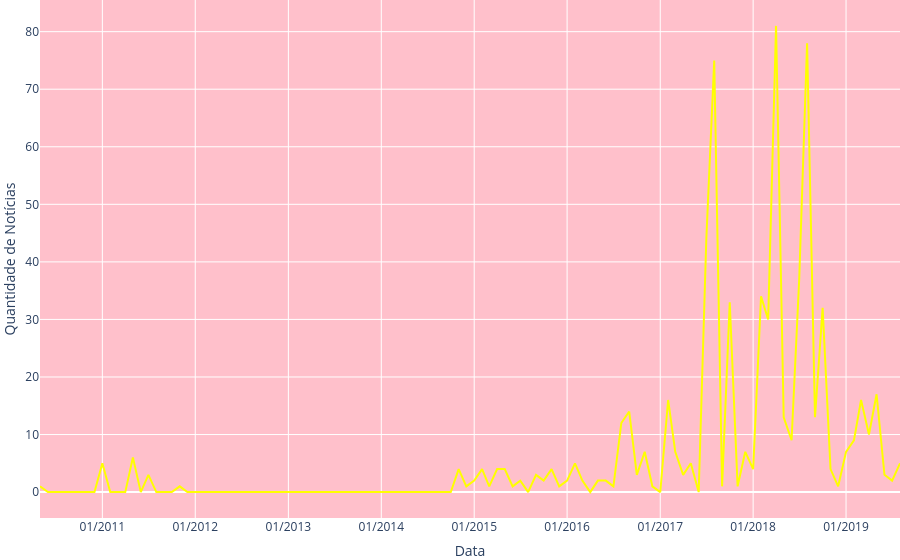

This figure's notebook cell:
### Markdown cell above
- number of news and top10 words by month

### Code cell
from pyspark.sql import functions as F
from pyspark.sql.window import Window
from pyspark.sql.functions import collect_list
import pandas as pd
import plotly.express as px

traducao_meses = {
    "January": "Janeiro", "February": "Fevereiro", "March": "Março",
    "April": "Abril", "May": "Maio", "June": "Junho",
    "July": "Julho", "August": "Agosto", "September": "Setembro",
    "October": "Outubro", "November": "Novembro", "December": "Dezembro"
}

news_by_month = (
    df_with_query
    .groupBy('timestamp')
    .agg(F.count('archive').alias('count_of_news'))
    .toPandas()
)

keywords_by_month = (
    df_with_query
    .select('*', F.explode('keywords'))
    .groupBy("timestamp", "key")
    .agg(F.sum("value").alias("key_mentions"))
    .filter(F.col("key") != query)
    .withColumn("rank", F.row_number().over(Window.partitionBy("timestamp").orderBy(F.desc("key_mentions"))))
    .filter(F.col("rank") <= 5)
    .groupBy("timestamp")
    .agg(collect_list("key").alias("top5_keywords"))
    .toPandas()
)



news_history = news_by_month.merge(keywords_by_month, on="timestamp", how="inner")
news_history["timestamp"] = pd.to_datetime(news_history["timestamp"].astype(str), format='%Y%m')

min_date = news_history["timestamp"].min()
max_date = news_history["timestamp"].max()
full_range = pd.date_range(start=min_date, end=max_date, freq='MS')

news_history = news_history.set_index("timestamp").reindex(full_range).fillna(0).reset_index()
news_history = news_history.rename(columns={"index": "timestamp"})
news_history = news_history.sort_values(by="timestamp")

news_history["data_formatada"] = news_history["timestamp"].dt.strftime("%B de %Y").replace(traducao_meses, regex=True)
news_history["top5_keywords"] = news_history["top5_keywords"].apply(
    lambda words: "-" if words == 0 else "<br>".join([f"{i+1}. {word}" for i, word in enumerate(words)])
)

print(news_history.columns)

# Create Plotly figure
fig = px.line(
    news_history,
    x="timestamp",
    y="count_of_news",
    line_shape="linear",
    custom_data=news_history[["data_formatada", "top5_keywords"]],
)

fig.update_traces(
    hovertemplate="<b>Data:</b> %{customdata[0]}<br>"
                  "<b>📊 Notícias:</b> %{y}<br>"
                  "<b>Top 5 Tópicos:</b><br>%{customdata[1]}"
)

fig.update_layout(
    xaxis_title="Data",
    yaxis_title="Quantidade de Notícias",
    paper_bgcolor="rgba(0,0,0,0)",
    plot_bgcolor="pink",
     margin=dict(t=0, b=0, l=0, r=0)
)

fig.update_traces(line=dict(color='rgb(255, 255, 0)'),
                  hoverlabel=dict(bgcolor='rgb(0, 255, 0)',
                                  font=dict(color='black')))


fig.update_xaxes(tickformat="%m/%Y")

# Show figure
fig.show()

### Figure 1 — Plotly figure (JSON) as saved in the notebook; plotly's stock layout.template omitted (floating-point values rounded to 4 significant figures; data arrays with more than 128 entries replaced by an {"elided": "..."} marker saying what was removed)
{"data": [{"customdata": {"elided": "112x2 str values"}, "hoverlabel": {"bgcolor": "rgb(0, 255, 0)", "font": {"color": "black"}}, "hovertemplate": "<b>Data:</b> %{customdata[0]}<br><b>📊 Notícias:</b> %{y}<br><b>Top 5 Tópicos:</b><br>%{customdata[1]}", "legendgroup": "", "line": {"color": "rgb(255, 255, 0)", "dash": "solid", "shape": "linear"}, "marker": {"symbol": "circle"}, "mode": "lines", "name": "", "orientation": "v", "showlegend": false, "type": "scatter", "x": ["2010-05-01T00:00:00.000000000", "2010-06-01T00:00:00.000000000", "2010-07-01T00:00:00.000000000", "2010-08-01T00:00:00.000000000", "2010-09-01T00:00:00.000000000", "2010-10-01T00:00:00.000000000", "2010-11-01T00:00:00.000000000", "2010-12-01T00:00:00.000000000", "2011-01-01T00:00:00.000000000", "2011-02-01T00:00:00.000000000", "2011-03-01T00:00:00.000000000", "2011-04-01T00:00:00.000000000", "2011-05-01T00:00:00.000000000", "2011-06-01T00:00:00.000000000", "2011-07-01T00:00:00.000000000", "2011-08-01T00:00:00.000000000", "2011-09-01T00:00:00.000000000", "2011-10-01T00:00:00.000000000", "2011-11-01T00:00:00.000000000", "2011-12-01T00:00:00.000000000", "2012-01-01T00:00:00.000000000", "2012-02-01T00:00:00.000000000", "2012-03-01T00:00:00.000000000", "2012-04-01T00:00:00.000000000", "2012-05-01T00:00:00.000000000", "2012-06-01T00:00:00.000000000", "2012-07-01T00:00:00.000000000", "2012-08-01T00:00:00.000000000", "2012-09-01T00:00:00.000000000", "2012-10-01T00:00:00.000000000", "2012-11-01T00:00:00.000000000", "2012-12-01T00:00:00.000000000", "2013-01-01T00:00:00.000000000", "2013-02-01T00:00:00.000000000", "2013-03-01T00:00:00.000000000", "2013-04-01T00:00:00.000000000", "2013-05-01T00:00:00.000000000", "2013-06-01T00:00:00.000000000", "2013-07-01T00:00:00.000000000", "2013-08-01T00:00:00.000000000", "2013-09-01T00:00:00.000000000", "2013-10-01T00:00:00.000000000", "2013-11-01T00:00:00.000000000", "2013-12-01T00:00:00.000000000", "2014-01-01T00:00:00.000000000", "2014-02-01T00:00:00.000000000", "2014-03-01T00:00:00.000000000", "2014-04-01T00:00:00.000000000", "2014-05-01T00:00:00.000000000", "2014-06-01T00:00:00.000000000", "2014-07-01T00:00:00.000000000", "2014-08-01T00:00:00.000000000", "2014-09-01T00:00:00.000000000", "2014-10-01T00:00:00.000000000", "2014-11-01T00:00:00.000000000", "2014-12-01T00:00:00.000000000", "2015-01-01T00:00:00.000000000", "2015-02-01T00:00:00.000000000", "2015-03-01T00:00:00.000000000", "2015-04-01T00:00:00.000000000", "2015-05-01T00:00:00.000000000", "2015-06-01T00:00:00.000000000", "2015-07-01T00:00:00.000000000", "2015-08-01T00:00:00.000000000", "2015-09-01T00:00:00.000000000", "2015-10-01T00:00:00.000000000", "2015-11-01T00:00:00.000000000", "2015-12-01T00:00:00.000000000", "2016-01-01T00:00:00.000000000", "2016-02-01T00:00:00.000000000", "2016-03-01T00:00:00.000000000", "2016-04-01T00:00:00.000000000", "2016-05-01T00:00:00.000000000", "2016-06-01T00:00:00.000000000", "2016-07-01T00:00:00.000000000", "2016-08-01T00:00:00.000000000", "2016-09-01T00:00:00.000000000", "2016-10-01T00:00:00.000000000", "2016-11-01T00:00:00.000000000", "2016-12-01T00:00:00.000000000", "2017-01-01T00:00:00.000000000", "2017-02-01T00:00:00.000000000", "2017-03-01T00:00:00.000000000", "2017-04-01T00:00:00.000000000", "2017-05-01T00:00:00.000000000", "2017-06-01T00:00:00.000000000", "2017-07-01T00:00:00.000000000", "2017-08-01T00:00:00.000000000", "2017-09-01T00:00:00.000000000", "2017-10-01T00:00:00.000000000", "2017-11-01T00:00:00.000000000", "2017-12-01T00:00:00.000000000", "2018-01-01T00:00:00.000000000", "2018-02-01T00:00:00.000000000", "2018-03-01T00:00:00.000000000", "2018-04-01T00:00:00.000000000", "2018-05-01T00:00:00.000000000", "2018-06-01T00:00:00.000000000", "2018-07-01T00:00:00.000000000", "2018-08-01T00:00:00.000000000", "2018-09-01T00:00:00.000000000", "2018-10-01T00:00:00.000000000", "2018-11-01T00:00:00.000000000", "2018-12-01T00:00:00.000000000", "2019-01-01T00:00:00.000000000", "2019-02-01T00:00:00.000000000", "2019-03-01T00:00:00.000000000", "2019-04-01T00:00:00.000000000", "2019-05-01T00:00:00.000000000", "2019-06-01T00:00:00.000000000", "2019-07-01T00:00:00.000000000", "2019-08-01T00:00:00.000000000"], "xaxis": "x", "y": [1.0, 0.0, 0.0, 0.0, 0.0, 0.0, 0.0, 0.0, 5.0, 0.0, 0.0, 0.0, 6.0, 0.0, 3.0, 0.0, 0.0, 0.0, 1.0, 0.0, 0.0, 0.0, 0.0, 0.0, 0.0, 0.0, 0.0, 0.0, 0.0, 0.0, 0.0, 0.0, 0.0, 0.0, 0.0, 0.0, 0.0, 0.0, 0.0, 0.0, 0.0, 0.0, 0.0, 0.0, 0.0, 0.0, 0.0, 0.0, 0.0, 0.0, 0.0, 0.0, 0.0, 0.0, 4.0, 1.0, 2.0, 4.0, 1.0, 4.0, 4.0, 1.0, 2.0, 0.0, 3.0, 2.0, 4.0, 1.0, 2.0, 5.0, 2.0, 0.0, 2.0, 2.0, 1.0, 12.0, 14.0, 3.0, 7.0, 1.0, 0.0, 16.0, 7.0, 3.0, 5.0, 0.0, 44.0, 75.0, 1.0, 33.0, 1.0, 7.0, 4.0, 34.0, 30.0, 81.0, 13.0, 9.0, 37.0, 78.0, 13.0, 32.0, 4.0, 1.0, 7.0, 9.0, 16.0, 10.0, 17.0, 3.0, 2.0, 5.0], "yaxis": "y"}], "layout": {"legend": {"tracegroupgap": 0}, "margin": {"b": 0, "l": 0, "r": 0, "t": 0}, "paper_bgcolor": "rgba(0,0,0,0)", "plot_bgcolor": "pink", "xaxis": {"anchor": "y", "domain": [0, 1], "tickformat": "%m/%Y", "title": {"text": "Data"}}, "yaxis": {"anchor": "x", "domain": [0, 1], "title": {"text": "Quantidade de Notícias"}}}}
